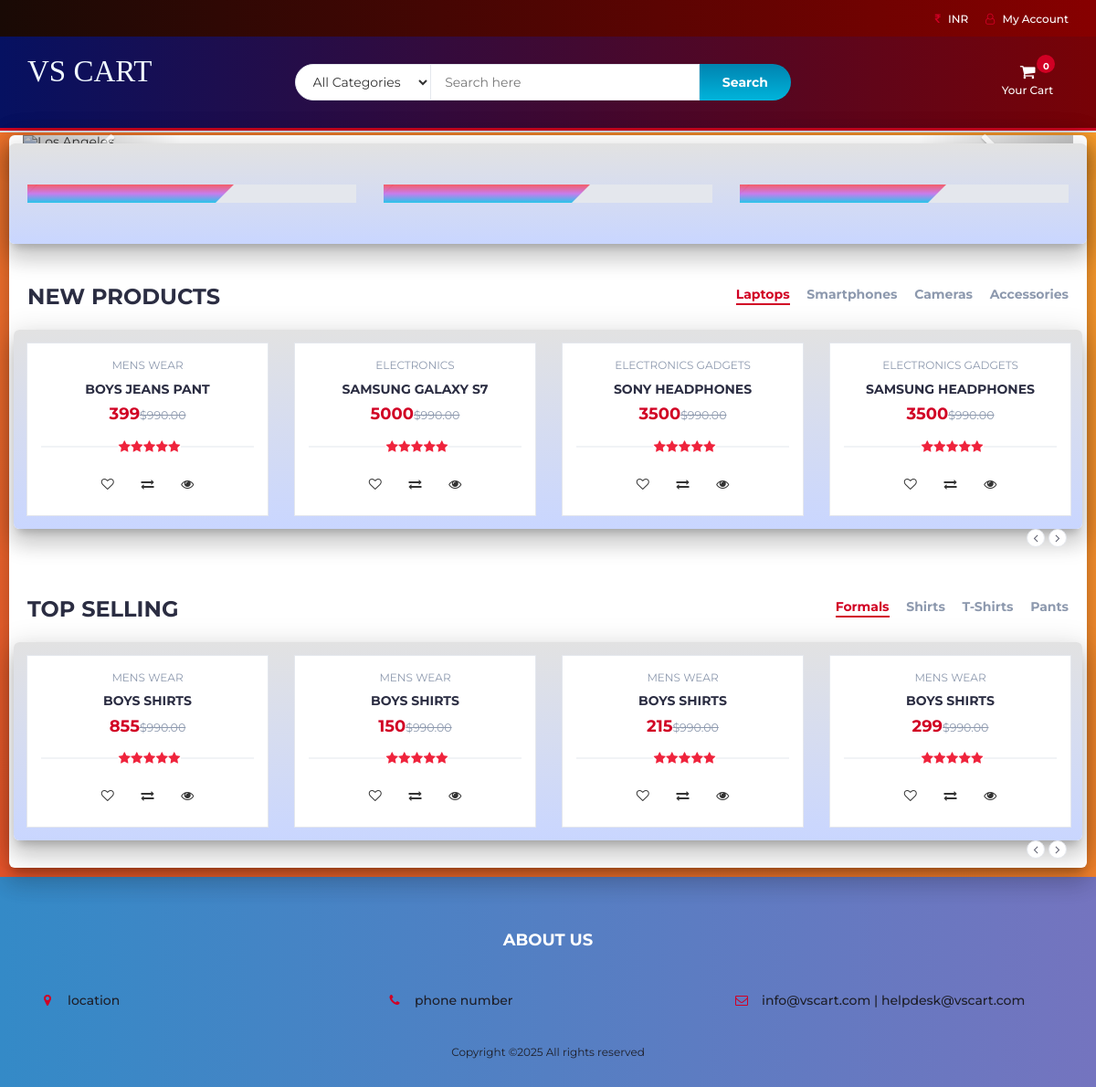
The page / on the database its author committed.
### tables this page shows
CREATE TABLE `products` (
  `product_id` int(100) NOT NULL,
  `product_cat` int(100) NOT NULL,
  `product_brand` int(100) NOT NULL,
  `product_title` varchar(255) NOT NULL,
  `product_price` int(100) NOT NULL,
  `product_desc` text NOT NULL,
  `product_image` text NOT NULL,
  `product_keywords` text NOT NULL
);

CREATE TABLE `categories` (
  `cat_id` int(100) NOT NULL,
  `cat_title` text NOT NULL
);

### index.php (called while the page is built)
<?php
include "header.php";
include "body.php";
include "footer.php";

### body.php (the view, shortened to what this page needs)
<div class="main main-raised" style="margin: 1rem;">
	<div class="container mainn-raised " style="width:100%;">
		<div id="myCarousel" class="carousel slide " data-ride="carousel">
			<div class="carousel-inner">
				<div class="item active">
					<img src="img/banner3.jpg" alt="Los Angeles" style="width:100%;">
				</div>
			</div>
			<a class="left carousel-control _26sdfg" href="#myCarousel" data-slide="prev">
				<span class="glyphicon glyphicon-chevron-left"></span>
			</a>
			<a class="right carousel-control _26sdfg" href="#myCarousel" data-slide="next">
				<span class="glyphicon glyphicon-chevron-right"></span>
			</a>
		</div>
	</div>
	<div class="section mainn mainn-raised">
		<div class="container">
			<div class="row">
				<div class="col-md-4 col-xs-6">
					<a href="product.php?p=78">
						<div class="shop">
							<div class="shop-img">
							</div>
							<div class="shop-body">
							</div>
						</div>
					</a>
				</div>
				<div class="col-md-4 col-xs-6">
					<a href="product.php?p=72">
						<div class="shop">
							<div class="shop-img">
							</div>
							<div class="shop-body">
							</div>
						</div>
					</a>
				</div>
				<div class="col-md-4 col-xs-6">
					<a href="product.php?p=79">
						<div class="shop">
							<div class="shop-img">
							</div>
							<div class="shop-body">
							</div>
						</div>
					</a>
				</div>
			</div>
		</div>
	</div>
	<div class="section">
		<div class="container">
			<div class="row">
				<div class="col-md-12">
					<div class="section-title">
						<h3 class="title">New Products</h3>
						<div class="section-nav">
							<ul class="section-tab-nav tab-nav">
								<li class="active"><a data-toggle="tab" href="#tab1">Laptops</a></li>
								<li><a data-toggle="tab" href="#tab1">Smartphones</a></li>
								<li><a data-toggle="tab" href="#tab1">Cameras</a></li>
								<li><a data-toggle="tab" href="#tab1">Accessories</a></li>
							</ul>
						</div>
					</div>
				</div>
				<div class="col-md-12 mainn mainn-raised">
					<div class="row">
						<div class="products-tabs">
							<div id="tab1" class="tab-pane active">
								<div class="products-slick" data-nav="#slick-nav-1">
									<?php
									include 'db.php';
									$product_query = "SELECT * FROM products,categories WHERE product_cat=cat_id AND product_id BETWEEN 70 AND 75";
									$run_query = mysqli_query($con, $product_query);
									if (mysqli_num_rows($run_query) > 0) {
										while ($row = mysqli_fetch_array($run_query)) {
											$pro_id    = $row['product_id'];
											$pro_title = $row['product_title'];
											$pro_price = $row['product_price'];
											$pro_image = $row['product_image'];
											$cat_name = $row["cat_title"];
											echo "
								<div class='product'>
									<a href='product.php?p=$pro_id'><div class='product-img'>
										<img src='product_images/$pro_image' style='max-height: 170px;' alt=''>
										<div class='product-label'>
											<span class='sale'>-30%</span>
											<span class='new'>NEW</span>
										</div>
									</div></a>
									<div class='product-body'>
										<p class='product-category'>$cat_name</p>
										<h3 class='product-name header-cart-item-name'><a href='product.php?p=$pro_id'>$pro_title</a></h3>
										<h4 class='product-price header-cart-item-info'>$pro_price<del class='product-old-price'>$990.00</del></h4>
										<div class='product-rating'>
											<i class='fa fa-star'></i>
											<i class='fa fa-star'></i>
											<i class='fa fa-star'></i>
											<i class='fa fa-star'></i>
											<i class='fa fa-star'></i>
										</div>
										<div class='product-btns'>
											<button class='add-to-wishlist'><i class='fa fa-heart-o'></i><span class='tooltipp'>add to wishlist</span></button>
											<button class='add-to-compare'><i class='fa fa-exchange'></i><span class='tooltipp'>add to compare</span></button>
											<button class='quick-view'><i class='fa fa-eye'></i><span class='tooltipp'>quick view</span></button>
										</div>
									</div>
									<div class='add-to-cart'>
										<button pid='$pro_id' id='product' class='add-to-cart-btn block2-btn-towishlist' href='#'><i class='fa fa-shopping-cart'></i> add to cart</button>
									</div>
								</div>	";
										};
									}
									?>
								</div>
								<div id="slick-nav-1" class="products-slick-nav"></div>
							</div>
						</div>
					</div>
				</div>
			</div>
		</div>
	</div>
	<div class="section">
		<div class="container">
			<div class="row">
				<div class="col-md-12">
					<div class="section-title">
						<h3 class="title">Top selling</h3>
						<div class="section-nav">
							<ul class="section-tab-nav tab-nav">
								<li class="active"><a data-toggle="tab" href="#tab2">Formals</a></li>
								<li><a data-toggle="tab" href="#tab2">Shirts</a></li>
								<li><a data-toggle="tab" href="#tab2">T-Shirts</a></li>
								<li><a data-toggle="tab" href="#tab2">Pants</a></li>
							</ul>
						</div>
					</div>
				</div>
				<div class="col-md-12 mainn mainn-raised">
					<div class="row">
						<div class="products-tabs">
							<div id="tab2" class="tab-pane fade in active">
								<div class="products-slick" data-nav="#slick-nav-2">
									<?php
									include 'db.php';
									$product_query = "SELECT * FROM products,categories WHERE product_cat=cat_id AND product_id BETWEEN 59 AND 65";
									$run_query = mysqli_query($con, $product_query);
									if (mysqli_num_rows($run_query) > 0) {
										while ($row = mysqli_fetch_array($run_query)) {
											$pro_id    = $row['product_id'];
											$pro_title = $row['product_title'];
											$pro_price = $row['product_price'];
											$pro_image = $row['product_image'];
											$cat_name = $row["cat_title"];
											echo "<div class='product'>
									<a href='product.php?p=$pro_id'><div class='product-img'>
										<img src='product_images/$pro_image' style='max-height: 170px;' alt=''>
										<div class='product-label'>
											<span class='sale'>-30%</span>
											<span class='new'>NEW</span>
										</div>
									</div></a>
									<div class='product-body'>
										<p class='product-category'>$cat_name</p>
										<h3 class='product-name header-cart-item-name'><a href='product.php?p=$pro_id'>$pro_title</a></h3>
										<h4 class='product-price header-cart-item-info'>$pro_price<del class='product-old-price'>$990.00</del></h4>
										<div class='product-rating'>
											<i class='fa fa-star'></i>
											<i class='fa fa-star'></i>
											<i class='fa fa-star'></i>
											<i class='fa fa-star'></i>
											<i class='fa fa-star'></i>
										</div>
										<div class='product-btns'>
											<button class='add-to-wishlist'><i class='fa fa-heart-o'></i><span class='tooltipp'>add to wishlist</span></button>
											<button class='add-to-compare'><i class='fa fa-exchange'></i><span class='tooltipp'>add to compare</span></button>
											<button class='quick-view'><i class='fa fa-eye'></i><span class='tooltipp'>quick view</span></button>
										</div>
									</div>
									<div class='add-to-cart'>
										<button pid='$pro_id' id='product' class='add-to-cart-btn block2-btn-towishlist' href='#'><i class='fa fa-shopping-cart'></i> add to cart</button>
									</div>
								</div>";
										};
									}
									?>
								</div>
								<div id="slick-nav-2" class="products-slick-nav"></div>
							</div>
						</div>
					</div>
				</div>
			</div>
		</div>
	</div>
</div>

### header.php (style rules this page uses)
.mainn-raised { margin: -7px 0px 0px; border-radius: 6px; box-shadow: 0 16px 24px 2px rgba(0, 0, 0, 0.14), 0 6px 30px 5px rgba(0, 0, 0, 0.12), 0 8px 10px -5px rgba(0, 0, 0, 0.2); }
.glyphicon { display: inline-block; font: normal normal normal 14px/1 FontAwesome; font-size: inherit; text-rendering: auto; -webkit-font-smoothing: antialiased; -moz-osx-font-smoothing: grayscale; }
.glyphicon-chevron-left:before { content: "\f053" }
.glyphicon-chevron-right:before { content: "\f054" }

### rows shown on the page
products: categories.cat_title "MENS WEAR", product_title "BOYS JEANS PANT", product_price "399"
products: categories.cat_title "ELECTRONICS", product_title "SAMSUNG GALAXY S7", product_price "5000"
products: categories.cat_title "ELECTRONICS GADGETS", product_title "SONY HEADPHONES", product_price "3500"
products: categories.cat_title "ELECTRONICS GADGETS", product_title "SAMSUNG HEADPHONES", product_price "3500"
products: categories.cat_title "MENS WEAR", product_title "BOYS SHIRTS", product_price "855"
products: categories.cat_title "MENS WEAR", product_title "BOYS SHIRTS", product_price "150"
products: categories.cat_title "MENS WEAR", product_title "BOYS SHIRTS", product_price "215"
products: categories.cat_title "MENS WEAR", product_title "BOYS SHIRTS", product_price "299"
